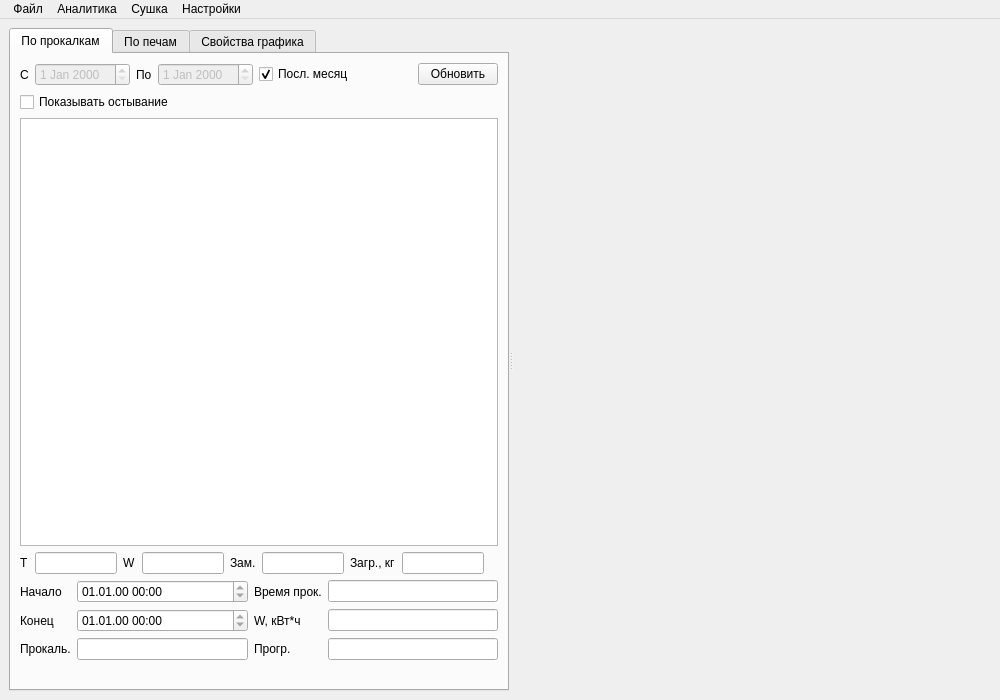
<?xml version="1.0" encoding="UTF-8"?>
<ui version="4.0">
 <class>MainWindow</class>
 <widget class="QMainWindow" name="MainWindow">
  <property name="geometry">
   <rect>
    <x>0</x>
    <y>0</y>
    <width>1000</width>
    <height>700</height>
   </rect>
  </property>
  <property name="windowTitle">
   <string>Графики температуры</string>
  </property>
  <widget class="QWidget" name="centralwidget">
   <layout class="QVBoxLayout" name="verticalLayout_4">
    <item>
     <widget class="QSplitter" name="splitter">
      <property name="orientation">
       <enum>Qt::Horizontal</enum>
      </property>
      <widget class="QTabWidget" name="tabWidget">
       <property name="maximumSize">
        <size>
         <width>500</width>
         <height>16777215</height>
        </size>
       </property>
       <property name="currentIndex">
        <number>0</number>
       </property>
       <widget class="QWidget" name="tab_0">
        <attribute name="title">
         <string>По прокалкам</string>
        </attribute>
        <layout class="QVBoxLayout" name="verticalLayout">
         <item>
          <layout class="QHBoxLayout" name="horizontalLayout">
           <item>
            <widget class="QLabel" name="label">
             <property name="text">
              <string>С</string>
             </property>
            </widget>
           </item>
           <item>
            <widget class="DateEdit" name="dateEditBeg">
             <property name="enabled">
              <bool>false</bool>
             </property>
            </widget>
           </item>
           <item>
            <widget class="QLabel" name="label_2">
             <property name="text">
              <string>По</string>
             </property>
            </widget>
           </item>
           <item>
            <widget class="DateEdit" name="dateEditEnd">
             <property name="enabled">
              <bool>false</bool>
             </property>
            </widget>
           </item>
           <item>
            <widget class="QCheckBox" name="checkBoxMonly">
             <property name="text">
              <string>Посл. месяц</string>
             </property>
             <property name="checked">
              <bool>true</bool>
             </property>
            </widget>
           </item>
           <item>
            <spacer name="horizontalSpacer">
             <property name="orientation">
              <enum>Qt::Horizontal</enum>
             </property>
             <property name="sizeHint" stdset="0">
              <size>
               <width>40</width>
               <height>20</height>
              </size>
             </property>
            </spacer>
           </item>
           <item>
            <widget class="QPushButton" name="cmdUpdDry">
             <property name="text">
              <string>Обновить</string>
             </property>
             <property name="icon">
              <iconset theme="view-refresh">
               <normaloff>.</normaloff>.</iconset>
             </property>
            </widget>
           </item>
          </layout>
         </item>
         <item>
          <widget class="QCheckBox" name="checkBoxOst">
           <property name="text">
            <string>Показывать остывание</string>
           </property>
          </widget>
         </item>
         <item>
          <widget class="DbViewer" name="tableViewDry">
           <property name="selectionMode">
            <enum>QAbstractItemView::SingleSelection</enum>
           </property>
           <property name="selectionBehavior">
            <enum>QAbstractItemView::SelectRows</enum>
           </property>
           <property name="sortingEnabled">
            <bool>true</bool>
           </property>
          </widget>
         </item>
         <item>
          <layout class="QHBoxLayout" name="horizontalLayout_3">
           <item>
            <widget class="QLabel" name="label_5">
             <property name="text">
              <string>T</string>
             </property>
            </widget>
           </item>
           <item>
            <widget class="QLineEdit" name="lineEditT">
             <property name="readOnly">
              <bool>false</bool>
             </property>
            </widget>
           </item>
           <item>
            <widget class="QLabel" name="label_6">
             <property name="text">
              <string>W</string>
             </property>
            </widget>
           </item>
           <item>
            <widget class="QLineEdit" name="lineEditW">
             <property name="readOnly">
              <bool>false</bool>
             </property>
            </widget>
           </item>
           <item>
            <widget class="QLabel" name="label_7">
             <property name="text">
              <string>Зам.</string>
             </property>
            </widget>
           </item>
           <item>
            <widget class="QLineEdit" name="lineEditZms">
             <property name="readOnly">
              <bool>false</bool>
             </property>
            </widget>
           </item>
           <item>
            <widget class="QLabel" name="label_8">
             <property name="text">
              <string>Загр., кг</string>
             </property>
            </widget>
           </item>
           <item>
            <widget class="QLineEdit" name="lineEditKvo">
             <property name="readOnly">
              <bool>false</bool>
             </property>
            </widget>
           </item>
           <item>
            <spacer name="horizontalSpacer_3">
             <property name="orientation">
              <enum>Qt::Horizontal</enum>
             </property>
             <property name="sizeHint" stdset="0">
              <size>
               <width>40</width>
               <height>20</height>
              </size>
             </property>
            </spacer>
           </item>
          </layout>
         </item>
         <item>
          <layout class="QGridLayout" name="gridLayout">
           <item row="0" column="0">
            <widget class="QLabel" name="label_9">
             <property name="text">
              <string>Начало</string>
             </property>
            </widget>
           </item>
           <item row="0" column="2">
            <widget class="QLabel" name="label_11">
             <property name="text">
              <string>Время прок.</string>
             </property>
            </widget>
           </item>
           <item row="0" column="3">
            <widget class="QLineEdit" name="lineEditS">
             <property name="readOnly">
              <bool>true</bool>
             </property>
            </widget>
           </item>
           <item row="1" column="0">
            <widget class="QLabel" name="label_10">
             <property name="text">
              <string>Конец</string>
             </property>
            </widget>
           </item>
           <item row="1" column="2">
            <widget class="QLabel" name="label_12">
             <property name="text">
              <string>W, кВт*ч</string>
             </property>
            </widget>
           </item>
           <item row="1" column="3">
            <widget class="QLineEdit" name="lineEditEnerg">
             <property name="readOnly">
              <bool>false</bool>
             </property>
            </widget>
           </item>
           <item row="2" column="0">
            <widget class="QLabel" name="label_13">
             <property name="text">
              <string>Прокаль.</string>
             </property>
            </widget>
           </item>
           <item row="2" column="2">
            <widget class="QLabel" name="label_14">
             <property name="text">
              <string>Прогр.</string>
             </property>
            </widget>
           </item>
           <item row="0" column="1">
            <widget class="QDateTimeEdit" name="dateTimeEditB">
             <property name="readOnly">
              <bool>true</bool>
             </property>
             <property name="displayFormat">
              <string>dd.MM.yy HH:mm</string>
             </property>
            </widget>
           </item>
           <item row="1" column="1">
            <widget class="QDateTimeEdit" name="dateTimeEditE">
             <property name="readOnly">
              <bool>true</bool>
             </property>
             <property name="displayFormat">
              <string>dd.MM.yy HH:mm</string>
             </property>
            </widget>
           </item>
           <item row="2" column="1">
            <widget class="QLineEdit" name="lineEditRab">
             <property name="readOnly">
              <bool>true</bool>
             </property>
            </widget>
           </item>
           <item row="2" column="3">
            <widget class="QLineEdit" name="lineEditProg">
             <property name="readOnly">
              <bool>true</bool>
             </property>
            </widget>
           </item>
          </layout>
         </item>
         <item>
          <layout class="QHBoxLayout" name="horizontalLayoutMap">
           <item>
            <spacer name="horizontalSpacer_4">
             <property name="orientation">
              <enum>Qt::Horizontal</enum>
             </property>
             <property name="sizeHint" stdset="0">
              <size>
               <width>40</width>
               <height>20</height>
              </size>
             </property>
            </spacer>
           </item>
          </layout>
         </item>
        </layout>
       </widget>
       <widget class="QWidget" name="tab_1">
        <attribute name="title">
         <string>По печам</string>
        </attribute>
        <layout class="QVBoxLayout" name="verticalLayout_2">
         <item>
          <layout class="QHBoxLayout" name="horizontalLayout_2">
           <item>
            <widget class="QLabel" name="label_3">
             <property name="text">
              <string>С</string>
             </property>
            </widget>
           </item>
           <item>
            <widget class="QDateTimeEdit" name="dateTimeEditBeg">
             <property name="calendarPopup">
              <bool>true</bool>
             </property>
            </widget>
           </item>
           <item>
            <widget class="QLabel" name="label_4">
             <property name="text">
              <string>По</string>
             </property>
            </widget>
           </item>
           <item>
            <widget class="QDateTimeEdit" name="dateTimeEditEnd">
             <property name="calendarPopup">
              <bool>true</bool>
             </property>
            </widget>
           </item>
           <item>
            <spacer name="horizontalSpacer_2">
             <property name="orientation">
              <enum>Qt::Horizontal</enum>
             </property>
             <property name="sizeHint" stdset="0">
              <size>
               <width>40</width>
               <height>20</height>
              </size>
             </property>
            </spacer>
           </item>
           <item>
            <widget class="QPushButton" name="cmdUpdOvenData">
             <property name="text">
              <string>Обновить</string>
             </property>
             <property name="icon">
              <iconset theme="view-refresh">
               <normaloff>.</normaloff>.</iconset>
             </property>
            </widget>
           </item>
          </layout>
         </item>
         <item>
          <widget class="QTableView" name="tableViewOven">
           <property name="selectionMode">
            <enum>QAbstractItemView::SingleSelection</enum>
           </property>
           <property name="selectionBehavior">
            <enum>QAbstractItemView::SelectRows</enum>
           </property>
          </widget>
         </item>
        </layout>
       </widget>
       <widget class="QWidget" name="tab_2">
        <attribute name="title">
         <string>Свойства графика</string>
        </attribute>
        <layout class="QVBoxLayout" name="verticalLayout_5">
         <item>
          <layout class="QVBoxLayout" name="verticalLayoutCfg"/>
         </item>
         <item>
          <widget class="QScrollArea" name="scrollArea">
           <property name="sizePolicy">
            <sizepolicy hsizetype="Expanding" vsizetype="Expanding">
             <horstretch>0</horstretch>
             <verstretch>2</verstretch>
            </sizepolicy>
           </property>
           <property name="widgetResizable">
            <bool>true</bool>
           </property>
           <widget class="QWidget" name="scrollAreaWidgetContents">
            <property name="geometry">
             <rect>
              <x>0</x>
              <y>0</y>
              <width>478</width>
              <height>606</height>
             </rect>
            </property>
            <layout class="QVBoxLayout" name="verticalLayout_3">
             <item>
              <layout class="QVBoxLayout" name="verticalLayoutChn"/>
             </item>
             <item>
              <spacer name="verticalSpacer_2">
               <property name="orientation">
                <enum>Qt::Vertical</enum>
               </property>
               <property name="sizeHint" stdset="0">
                <size>
                 <width>20</width>
                 <height>40</height>
                </size>
               </property>
              </spacer>
             </item>
            </layout>
           </widget>
          </widget>
         </item>
        </layout>
       </widget>
      </widget>
      <widget class="QWidget" name="verticalLayoutWidget">
       <layout class="QVBoxLayout" name="verticalLayoutPlot"/>
      </widget>
     </widget>
    </item>
   </layout>
  </widget>
  <widget class="QMenuBar" name="menubar">
   <property name="geometry">
    <rect>
     <x>0</x>
     <y>0</y>
     <width>1000</width>
     <height>22</height>
    </rect>
   </property>
   <widget class="QMenu" name="menu">
    <property name="title">
     <string> Файл</string>
    </property>
    <addaction name="actionPrint"/>
    <addaction name="separator"/>
    <addaction name="actionExit"/>
   </widget>
   <widget class="QMenu" name="menu_2">
    <property name="title">
     <string>Аналитика</string>
    </property>
    <addaction name="actionDryKvo"/>
    <addaction name="actionEnerg"/>
    <addaction name="actionEnergKg"/>
    <addaction name="actionDryMas"/>
   </widget>
   <widget class="QMenu" name="menu_3">
    <property name="title">
     <string>Настройки</string>
    </property>
    <addaction name="actionCfgOven"/>
    <addaction name="actionGroups"/>
   </widget>
   <widget class="QMenu" name="menu_4">
    <property name="title">
     <string>Сушка</string>
    </property>
    <addaction name="actionSushKvo"/>
    <addaction name="actionSushKwh"/>
   </widget>
   <addaction name="menu"/>
   <addaction name="menu_2"/>
   <addaction name="menu_4"/>
   <addaction name="menu_3"/>
  </widget>
  <action name="actionPrint">
   <property name="icon">
    <iconset theme="document-print" resource="res.qrc">
     <normaloff>:/images/fileprint.png</normaloff>:/images/fileprint.png</iconset>
   </property>
   <property name="text">
    <string>Печать</string>
   </property>
   <property name="shortcut">
    <string>Ctrl+P</string>
   </property>
  </action>
  <action name="actionExit">
   <property name="icon">
    <iconset theme="application-exit" resource="res.qrc">
     <normaloff>:/images/button_cancel.png</normaloff>:/images/button_cancel.png</iconset>
   </property>
   <property name="text">
    <string>Выход</string>
   </property>
   <property name="shortcut">
    <string>Ctrl+Q</string>
   </property>
  </action>
  <action name="actionDryKvo">
   <property name="text">
    <string>Количество прокалок</string>
   </property>
  </action>
  <action name="actionEnerg">
   <property name="text">
    <string>Расход энергии</string>
   </property>
  </action>
  <action name="actionEnergKg">
   <property name="text">
    <string>Расход энергии на кг</string>
   </property>
  </action>
  <action name="actionDryMas">
   <property name="text">
    <string>Прокаленные электроды</string>
   </property>
  </action>
  <action name="actionCfgOven">
   <property name="text">
    <string>Конфигурация печей</string>
   </property>
  </action>
  <action name="actionSushKvo">
   <property name="text">
    <string>Просушенные электроды</string>
   </property>
  </action>
  <action name="actionSushKwh">
   <property name="text">
    <string>Расход энергии на сушильной печи</string>
   </property>
  </action>
  <action name="actionGroups">
   <property name="text">
    <string>Группы печей</string>
   </property>
  </action>
 </widget>
 <customwidgets>
  <customwidget>
   <class>DbViewer</class>
   <extends>QTableView</extends>
   <header>db/dbviewer.h</header>
  </customwidget>
  <customwidget>
   <class>DateEdit</class>
   <extends>QDateEdit</extends>
   <header>db/dbviewer.h</header>
  </customwidget>
 </customwidgets>
 <resources>
  <include location="res.qrc"/>
 </resources>
 <connections/>
</ui>
